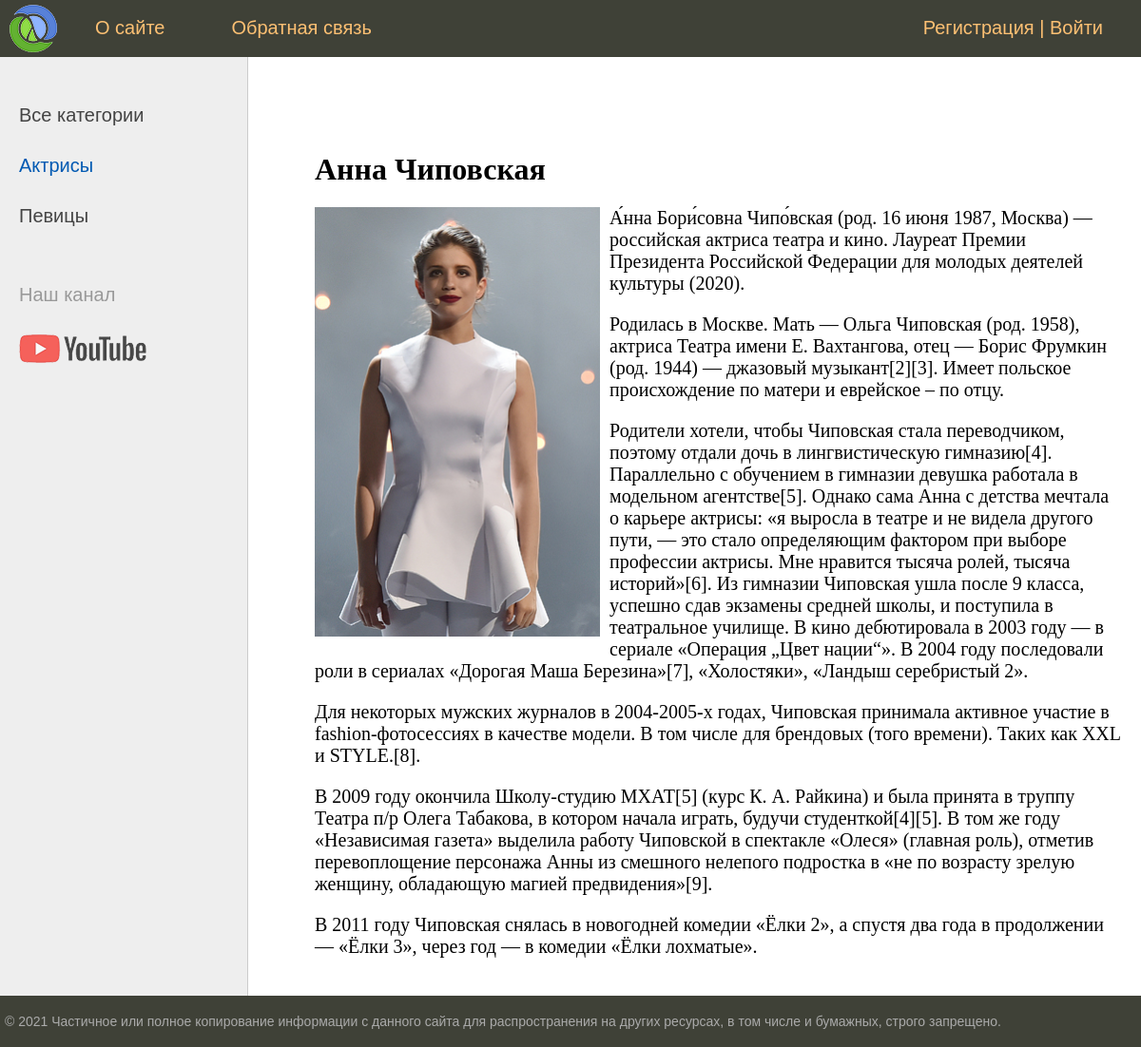
The app's page /post/anna-chipovskaya/ with its own data.
### women/models.py (models this page shows, shortened)
class Category(models.Model):
    name = models.CharField(max_length=100, db_index=True, verbose_name='Категория')
    slug = models.SlugField(max_length=255, unique=True, db_index=True, verbose_name='URL')
    def get_absolute_url(self):
        return reverse('category', kwargs={'cat_slug': self.slug})
    class Meta:
        verbose_name = 'Категория'
        verbose_name_plural = 'Категории'
        ordering = ['id']

class Women(models.Model):
    title = models.CharField(max_length=255, verbose_name='Заголовок')
    slug = models.SlugField(max_length=255, unique=True, db_index=True, verbose_name='URL')
    content = models.TextField(blank=True, verbose_name='Текст статьи')
    photo = models.ImageField(upload_to="photos/%Y/%m/%d/", verbose_name='Фото')
    time_create = models.DateTimeField(auto_now_add=True, verbose_name='Время создания')
    time_update = models.DateTimeField(auto_now=True, verbose_name='Время публикации')
    is_published = models.BooleanField(default=True, verbose_name='Публикация')
    cat = models.ForeignKey('Category', on_delete=models.PROTECT, verbose_name='Категория')
    def __str__(self):
        return self.title
    class Meta:
        verbose_name = 'Известные женщины'
        verbose_name_plural = 'Известные женщины'
        ordering = ['time_create', 'title']

### women/views.py (the view)
# urls.py: path('post/<slug:post_slug>/', ShowPost.as_view(), name='post'),
class ShowPost(DataMixin, DetailView):
    model = Women
    template_name = 'women/post.html'
    slug_url_kwarg = 'post_slug'
    context_object_name = 'post'
    def get_context_data(self, *, object_list=None, **kwargs):
        context = super().get_context_data(**kwargs)
        c_def = self.get_user_context(title=context['post'], cat_selected=context['post'].cat_id)
        return dict(list(context.items()) + list(c_def.items()))

### women/utils.py (called while the page is built)
    def get_user_context(self, **kwargs):
        context = kwargs
        cats = Category.objects.annotate(Count('women'))
        user_menu = menu.copy()
        if not self.request.user.is_authenticated:
            user_menu.pop(1)
        context['menu'] = user_menu
        context['cats'] = cats
        if 'cat_selected' not in context:
            context['cat_selected'] = 0
        return context

### women/templates/women/post.html
{% extends 'women/base.html' %}
{% block content %}
<h1>{{post.title}}</h1>
{% if post.photo %}
<p><img class="img-article-left" src="{{post.photo.url}}"></p>
{% endif %}
{{post.content|linebreaks}}
{% endblock %}

### women/templates/women/base.html (shortened to what this page needs)
{% load static %}
{% load women_tags %}
<!DOCTYPE html>
<html>
<head>
	<link type="text/css" href="{% static 'women/css/styles.css' %}" rel="stylesheet" />
</head>
<body>
<table class="table-page" border=0 cellpadding="0" cellspacing="0">
<tr><td valign=top>
{% block mainmenu %}
		<div class="header">
			<ul id="mainmenu" class="mainmenu">
			<li class="logo"><a href="{% url 'home' %}"><div class="logo"></div></a></li>
{% for m in menu %}
	<li><a href="{% url m.url_name %}">{{m.title}}</a></li>
{% endfor %}
				{% if request.user.is_authenticated %}
				<li class="last">{{ user.username }} | <a href="{% url 'logout' %}">Выйти</a></li>
				{% else %}
				<li class="last"><a href="{% url 'register' %}">Регистрация</a> | <a href="{% url 'login' %}">Войти</a> </li>
				{% endif %}
			</ul>
		</div>
{% endblock mainmenu %}
<table class="table-content" border=0 cellpadding="0" cellspacing="0">
<tr>
	{% load cache %}
	{% cache 60 sidebar %}
	<td valign="top" class="left-chapters">
	<ul id="leftchapters">
{% if cat_selected == 0 %}
		<li class="selected">Все категории</li>
{% else %}
		<li><a href="{% url 'home' %}">Все категории</a></li>
{% endif %}
		{% for c in cats %}
		{% if c.women__count > 0 %}
			{% if c.pk == cat_selected %}
				<li class="selected">{{c.name}}</li>
			{% else %}
				<li><a href="{{ c.get_absolute_url }}">{{ c.name }}</a></li>
			{% endif %}
		{% endif %}
		{% endfor %}
		{% endcache %}
		<li class="share">
		<p>Наш канал</p>
		<a class="share-yt" href="https://www.youtube.com/channel/UClJzWfGWuGJL2t-3dYKcHTA/playlists" target="_blank" rel="nofollow"></a>
		</li>
	</ul>
</td>
<td valign="top" class="content">
	<div class="content-text">
{% block content %}
{% endblock %}
	</div>
</td></tr></table>
</td></tr>
<tr><td valign=top>
	<div id="footer">
		<p>&copy; 2021 Частичное или полное копирование информации с данного сайта для распространения на других ресурсах, в том числе и бумажных, строго запрещено.</p>
	</div>
</td></tr></table>
</body>
</html>

### women/static/women/css/styles.css (style rules this page uses)
html, body { font-family: 'Arial'; margin: 0; padding: 0; height: 100%; width: 100%; color: #444; }
a { color: #0059b2; text-decoration: none; }
img { max-width: 600px; height: auto; }
img.img-article-left { max-width: 300px; height: auto; float: left; padding: 0 10px 10px 0; }
.table-page { width: 100%; height: 100%; vertical-align: top; }
.table-page tr { height: 100%; }
.header { background: #3F4137; height: 60px; }
.logo { background: url('../images/logo.png') no-repeat 10px 5px; width: 70px; height: 60px; }
ul.mainmenu { list-style: none; margin: 0; padding: 0; height: 60px; color: #fdc073; font-size: 20px; overflow: hidden; }
ul.mainmenu li { float: left; margin: 18px 40px 0 30px; }
ul.mainmenu li.logo { margin: 0; }
ul.mainmenu li.last { float: right; }
ul.mainmenu li a { color: #fdc073; text-decoration: none; }
.table-content { width: 100%; min-height: 100%; height: 100%; }
.left-chapters { margin: 0; background: #eee; border-right: 1px solid #ccc; min-height: 100%; }
.left-chapters ul { width: 230px; min-height: 100%; margin: 0; padding: 20px 10px 10px 20px; list-style: none; font-size: 20px; }
.left-chapters ul li { margin: 30px 0 0 0; color: #999; }
.left-chapters ul li.selected { color: #0059b2; }
.left-chapters ul li a { color: #444; text-decoration: none; }
.left-chapters ul li.share { margin: 60px 0 0 0; }
.left-chapters ul li.share p { margin: 30px 0 30px 0; }
.left-chapters ul li.share a { display: inline-block; width: 40px; height: 40px; margin: 0 20px 0 0; }
.left-chapters ul li.share a.share-yt { width: 100%; height: 30px; background: url('../images/share_yt.png') no-repeat 0 0 }
.content { padding: 40px 20px 20px 40px; width: 100%; box-sizing: border-box; }
.content-text { margin: 60px 0 0 30px; color: #000; font-size: 20px; font-family: Yandex Sans Display Light; }
.content-text h1 { font-size: 32px; }
#footer { box-sizing: border-box; background: #3F4137; padding: 5px; color: #aaa; font-size: 14px; font-family: Verdana, Geneva, Arial, Helvetica; text-align: left; overflow: hidden; }

### records on screen
Category: name "Актрисы"
Category: name "Певицы"
Women: title "Анна Чиповская", photo (picture), content "А́нна Бори́совна Чипо́вская (род. 16 июня 1987, Москва) — российская актриса театра и кино. Лауреат Премии Президента Российской Федерации для молодых деятелей культуры (2020). Родилась в Москве. Мать — Ольга Чиповская (род. 1958), актриса Театра имени Е. Вахтангова, отец — Борис Фрумкин (род. 1944) — джазовый музыкант[2][3]. Имеет польское происхождение по матери и еврейское – по отцу. Родители хотели, чтобы Чиповская стала переводчиком, поэтому отдали дочь в лингвистическую гимназию[4]. Параллельно с обучением в гимназии девушка работала в модельном агентстве[5]. Однако сама Анна с детства мечтала о карьере актрисы: «я выросла в театре и не видела другого пути, — это стало определяющим…"

### other values on screen
{{ m.title }} "О сайте" "Обратная связь"
